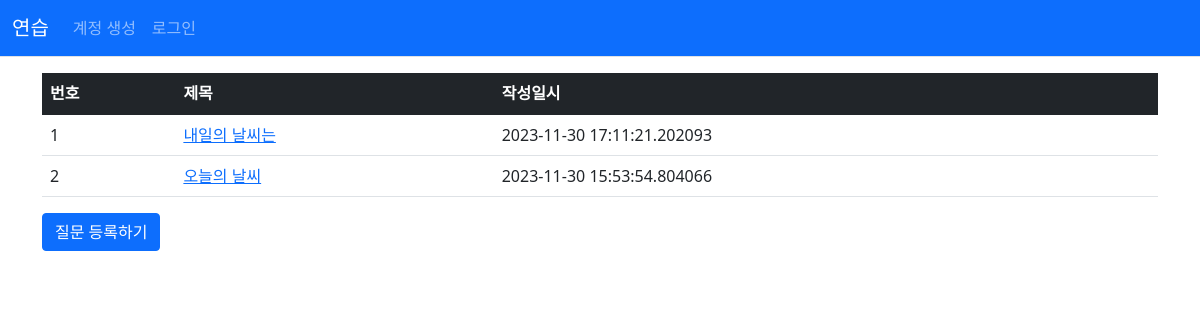
Page /question/list/ on the committed database.
### board/models.py (models this page shows)
class Question(db.Model):
    id = db.Column(db.Integer, primary_key=True)
    subject = db.Column(db.String(200), nullable=False)
    content = db.Column(db.Text(), nullable=False)
    create_date = db.Column(db.DateTime(), nullable=False)

### board/views/question_views.py (the view)
@bp.route('/list/')
def list():
    question_list = Question.query.order_by(Question.create_date.desc())
    return render_template('question/question_list.html', question_list=question_list)

### board/views/auth_views.py (called while the page is built)
@bp.before_app_request
def load_logged_in_user():
    user_id = session.get('user_id')
    if user_id is None:
        g.user = None
    else:
        g.user = User.query.get(user_id)

### board/templates/question/question_list.html
{% extends 'base.html' %}
{% block content %}
<link rel="stylesheet" href="{{ url_for('static', filename='bootstrap.min.css') }}">
<div class="container my-3">
    <table class="table">
        <thead>
        <tr class="table-dark">
            <th>번호</th>
            <th>제목</th>
            <th>작성일시</th>
        </tr>
        </thead>
        <tbody>
        {% if question_list %}
            {% for question in question_list %}
            <tr>
                <td>{{ loop.index }}</td>
                <td>
                    <a href="{{ url_for('question.detail', question_id=question.id) }}">{{ question.subject }}</a>
                </td>
                <td>{{ question.create_date }}</td>
            </tr>
            {% endfor %}
        {% else %}
        <tr>
            <td colspan="3">질문이 없습니다.</td>
        </tr>
        {% endif %}
        </tbody>
    </table>
    <a href="{{ url_for('question.create') }}" class="btn btn-primary">질문 등록하기</a>
</div>
{% endblock content %}

### rows in the picture
Question: subject "내일의 날씨는", create_date "2023-11-30 17:11:21.202093"
Question: subject "오늘의 날씨", create_date "2023-11-30 15:53:54.804066"
